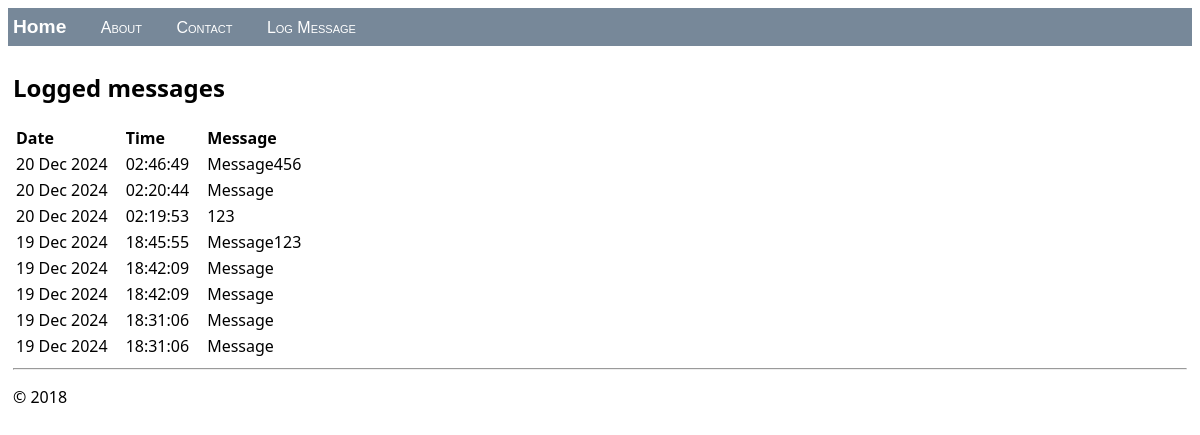
The page / on the database its author committed.
### hello/models.py (models this page shows, shortened)
class LogMessage(models.Model):
    message = models.CharField(max_length=300)
    log_date = models.DateTimeField("date logged")

### hello/views.py (the view)
class HomeListView(ListView):
    model = LogMessage
    def get_context_data(self, **kwargs):
        context = super(HomeListView, self).get_context_data(**kwargs)
        return context

### hello/templates/hello/home.html (shortened to what this page needs)
{% extends "hello/layout.html" %}
{% block content %}
    <h2>Logged messages</h2>
    {% if message_list %}
        <table class="message_list">
            <thead>
            <tr>
                <th>Date</th>
                <th>Time</th>
                <th>Message</th>
            </tr>
            </thead>
            <tbody>
            {% for message in message_list %}
                <tr>
                    <td>{{ message.log_date | date:'d M Y' }}</td>
                    <td>{{ message.log_date | time:'H:i:s' }}</td>
                    <td>
                        {{ message.message }}
                    </td>
                </tr>
            {% endfor %}
            </tbody>
        </table>
    {% else %}
        <p>No messages have been logged. Use the <a href="{% url 'log' %}">Log Message form</a>.</p>
    {% endif %}
{% endblock %}

### hello/templates/hello/layout.html (shortened to what this page needs)
<!DOCTYPE html>
<html>
<head>
    {% load static %}
    <link rel="stylesheet" type="text/css" href="{% static 'hello/site.css' %}"/>
</head>
<body>
<div class="navbar">
    <a href="{% url 'home' %}" class="navbar-brand">Home</a>
    <a href="{% url 'about' %}" class="navbar-item">About</a>
    <a href="{% url 'contact' %}" class="navbar-item">Contact</a>
    <a href="{% url 'log' %}" class="navbar-item">Log Message</a>
</div>
<div class="body-content">
    {% block content %}
    {% endblock %}
    <hr/>
    <footer>
        <p>&copy; 2018</p>
    </footer>
</div>
</body>
</html>

### hello/static/hello/site.css (style rules this page uses)
.navbar { background-color: lightslategray; font-size: 1em; font-family: 'Trebuchet MS', 'Lucida Sans Unicode', 'Lucida Grande', 'Lucida Sans', Arial, sans-serif; color: white; padding: 8px 5px 8px 5px; }
.navbar a { text-decoration: none; color: inherit; }
.navbar-brand { font-size: 1.2em; font-weight: 600; }
.navbar-item { font-variant: small-caps; margin-left: 30px; }
.body-content { padding: 5px; font-family:'Segoe UI', Tahoma, Geneva, Verdana, sans-serif; }
.message_list th,td { text-align: left; padding-right: 15px; }

### rows shown on the page
LogMessage: log_date "20 Dec 2024", log_date "02:46:49", message "Message456"
LogMessage: log_date "20 Dec 2024", log_date "02:20:44", message "Message"
LogMessage: log_date "20 Dec 2024", log_date "02:19:53", message "123"
LogMessage: log_date "19 Dec 2024", log_date "18:45:55", message "Message123"
LogMessage: log_date "19 Dec 2024", log_date "18:42:09", message "Message"
LogMessage: log_date "19 Dec 2024", log_date "18:42:09", message "Message"
LogMessage: log_date "19 Dec 2024", log_date "18:31:06", message "Message"
LogMessage: log_date "19 Dec 2024", log_date "18:31:06", message "Message"
